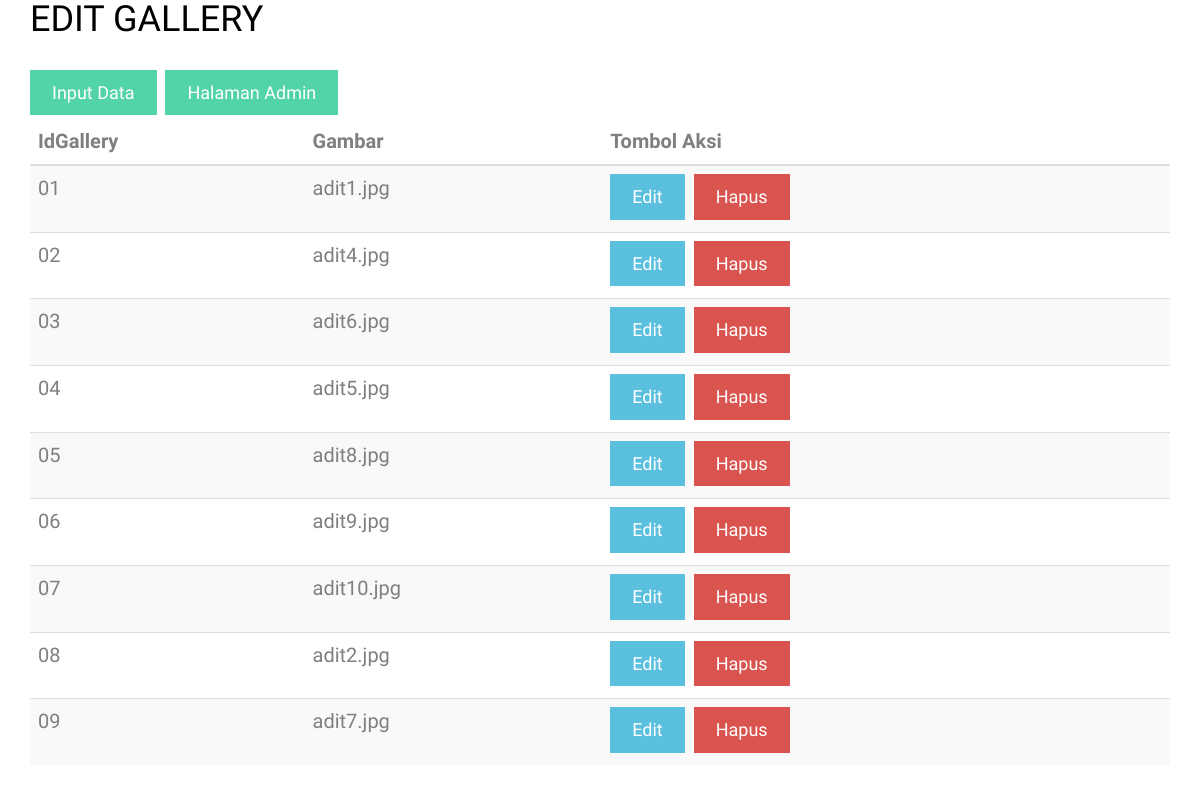
Screenshot of /list_gallery.php with the database file from the repository.
### tables this page shows
CREATE TABLE `gallery` (
  `id_gallery` varchar(20) NOT NULL,
  `gambar` longblob NOT NULL
);

### list_gallery.php (the view, shortened to what this page needs)
<!DOCTYPE html>
 <html class="no-js">
	<head>
	<link rel="stylesheet" href="css/animate.css">
	<link rel="stylesheet" href="css/magnific-popup.css">
	<link rel="stylesheet" href="css/bootstrap.css">
	<link rel="stylesheet" href="css/icomoon.css">
	<link rel="stylesheet" href="css/style.css">
	</head>
	<body>
    <?php
      include_once "koneksi.php";
    ?>
<div class="container">
      <div class="row">
        <div class="col-md-12">
        <h1>EDIT GALLERY</h1>
        </div>
      </div>
      <div class="row mb-3 mt-3">
        <div class="col-md-12">
        <a href="inputgallery.php" class="btn btn-primary">Input Data</a>
        <a href="admin.php" class="btn btn-primary">Halaman Admin</a>
        </div>
      </div>
      <div class="row">
        <div class="col-md-12">
        <table id="listtable" class="table table-striped">
          <thead>
            <tr>
              <th>IdGallery</th>
              <th>Gambar</th>
              <th>Tombol Aksi</th>
            </tr>
          </thead>
          <tbody>
    <?php
    $strSQL = "SELECT * FROM gallery";
    $runStrSQL = mysqli_query($conn,$strSQL);
    $jmlRowData = mysqli_num_rows($runStrSQL);
    if ($jmlRowData < 0) {
      echo "<tr><td colspan='4'>Data Tidak Terdapat Dalam Database</td></tr>";
    }
    else {
      while($row = mysqli_fetch_assoc($runStrSQL)) {
    ?>
            <tr>
              <td><?php echo $row["id_gallery"] ?></td>
              <td><?php echo $row["gambar"] ?></td>
              <td>
                <a href="edit_gallery.php?id_gallery=<?php echo $row["id_gallery"] ?>" class="btn btn-info"><i class="fa fa-pen"></i>Edit</a>
                <a href="delete_gallery.php?id_gallery=<?php echo $row["id_gallery"]?>" class="btn btn-danger"><i class="fa fa-trash"></i>Hapus</a>
              </td>
            </tr>
    <?php
      }
    }
    ?>
          </tbody>
        </table>
        </div>
      </div>
    </div>
	</body>
</html>

### css/style.css (style rules this page uses)
body { font-family: "Work Sans", Arial, sans-serif; font-weight: 300; font-size: 20px; line-height: 1.7; color: #777777; color: #7f7f7f; background: #fff; height: 100%; position: relative; }
a { color: #52d3aa; -webkit-transition: 0.5s; -o-transition: 0.5s; transition: 0.5s; }
h1, h2, h3, h4, h5, h6 { color: #000; font-family: "Work Sans", Arial, sans-serif; font-weight: 300; margin: 0 0 30px 0; }
.btn { margin-right: 4px; margin-bottom: 4px; font-family: "Work Sans", Arial, sans-serif; font-size: 18px; font-weight: 400; -webkit-border-radius: 0px; -moz-border-radius: 0px; -ms-border-radius: 0px; border-radius: 0px; -webkit-transition: 0.5s; -o-transition: 0.5s; transition: 0.5s; padding: 8px 20px !important; }
.btn-primary { background: #52d3aa; color: #fff; border: 2px solid #52d3aa; }
.btn-info { background: #5bc0de; color: #fff; border: 2px solid #5bc0de; }
.btn-danger { background: #d9534f; color: #fff; border: 2px solid #d9534f; }

### rows the page displays
gallery: id_gallery "01", gambar "adit1.jpg"
gallery: id_gallery "02", gambar "adit4.jpg"
gallery: id_gallery "03", gambar "adit6.jpg"
gallery: id_gallery "04", gambar "adit5.jpg"
gallery: id_gallery "05", gambar "adit8.jpg"
gallery: id_gallery "06", gambar "adit9.jpg"
gallery: id_gallery "07", gambar "adit10.jpg"
gallery: id_gallery "08", gambar "adit2.jpg"
gallery: id_gallery "09", gambar "adit7.jpg"
